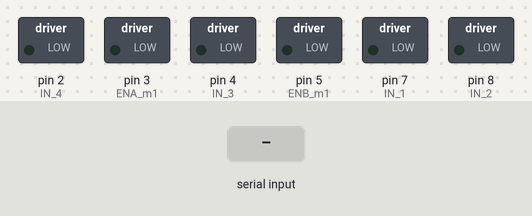
Recording of a sketch running on a simulated Arduino Uno, built with avr-gcc and run on an emulated ATmega328P. Shown: switched loads named in the sketch (green lamp = pin HIGH). The test bench sets the inputs (shaded band). What the sketch prints to the serial monitor is not drawn.

Above: at 1.2 s.
1.3 s: "F" received over Serial
At 2.3 s:
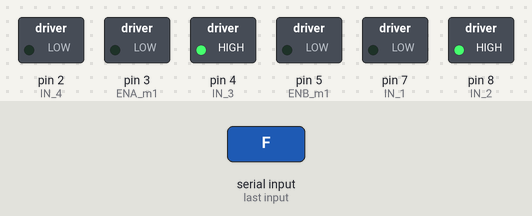
2.8 s: "B" received over Serial
At 3.4 s:
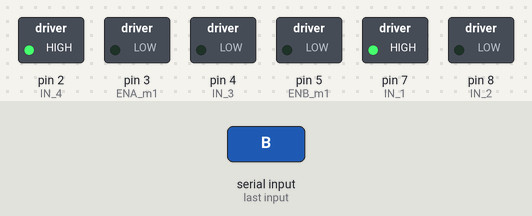
4.3 s: "L" received over Serial
At 4.6 s:
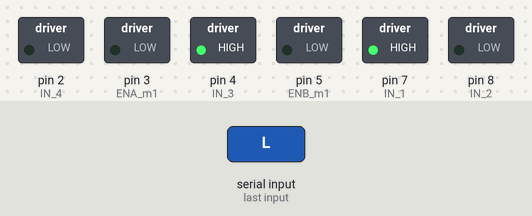
5.8 s: "R" received over Serial
At 6.9 s:
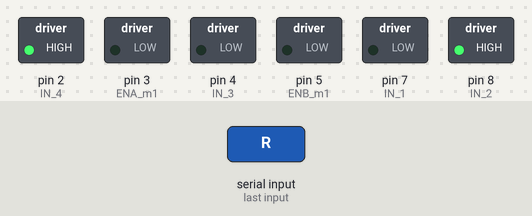
7.3 s: "I" received over Serial
At 7.9 s:
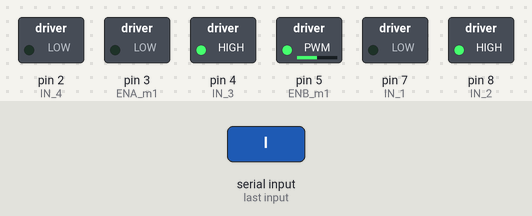
8.8 s: "G" received over Serial
At 9.2 s:
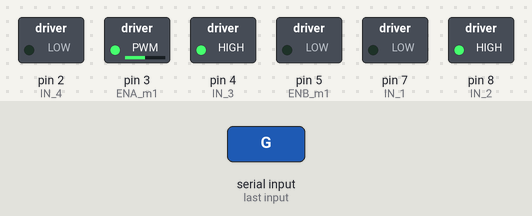
Timing chart, 0 to 11.3 s (numbered marks = the images above; inputs shaded):
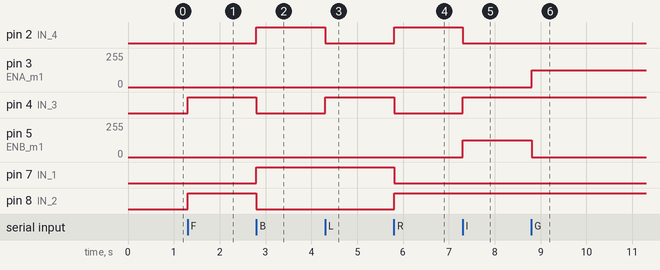

The sketch:

ultimocodigo09052022.ino
```cpp
#define ENA_m1  3       // Enable/speed motor Motores das rodas da
#define ENB_m1  5       // Enable/speed motor Motores das rodas da
// #define ENA_m2 4      // Enable/speed motor Front Left velocidade frente esquerda
// #define ENB_m2 5       // Enable/speed motor Back Left velocidade tras esquerda

#define IN_1  7        // L298N #1 in 1 motor Front Left IN1 DA FRENTE
#define IN_2  8       // L298N #1 in 2 motor Front left IN2 DA FRENTE
#define IN_3  4        // L298N #2 in 3 motor Back Right IN1 DO TRAS
#define IN_4  2        // L298N #2 in 4 motor Back Right IN2 DE TRAS


/*
#define IN_FL1  6        // L298N #1 in 1 motor Front Left IN1 DA FRENTE
#define IN_FL2  7        // L298N #1 in 2 motor Front left IN2 DA FRENTE
#define IN_BR1  8        // L298N #2 in 3 motor Back Right IN1 DO TRAS
#define IN_BR2  9        // L298N #2 in 4 motor Back Right IN2 DE TRAS

#define IN_FR3  10       // L298N #1 in 1 motor Front  Right IN3 DA FRENTE
#define IN_FR4  11       // L298N #1 in 2 motor Front Right IN4 DA FRENTE
#define IN_BL3  12     // L298N #2 in 3 motor Back Left IN3 DA TRAS
#define IN_BL4  13       // L298N #2 in 4 motor Back Left IN4 DA TRAS
*/

int command; 			      //Int to store app command state.
int speedCar = 0; 		// 50 - 255.
// int speed_Coeff = 2;


void setup() {
    Serial.begin(9600);


	  pinMode(ENA_m1, OUTPUT);
  	pinMode(ENB_m1, OUTPUT);


    pinMode(IN_1, OUTPUT);
    pinMode(IN_2, OUTPUT);
    pinMode(IN_3, OUTPUT);
    pinMode(IN_4, OUTPUT);


  }

void goAhead(){


      digitalWrite(IN_1, LOW); // Esta bem
      digitalWrite(IN_2, HIGH);
      analogWrite(ENA_m1, speedCar);

      digitalWrite(IN_3, HIGH);
      digitalWrite(IN_4, LOW);
      analogWrite(ENB_m1, speedCar);


/*
      digitalWrite(IN_FL1, HIGH); // Esta bem
      digitalWrite(IN_FL2, LOW);
	    analogWrite(ENA_m1, speedCar);

      digitalWrite(IN_FR3, LOW);
      digitalWrite(IN_FR4, HIGH);
	    analogWrite(ENB_m1, speedCar);


      digitalWrite(IN_BR1, LOW);
      digitalWrite(IN_BR2, HIGH);
	    analogWrite(ENA_m2, speedCar);


      digitalWrite(IN_BL3, HIGH);
      digitalWrite(IN_BL4, LOW);
	    analogWrite(ENB_m2, speedCar);
   */
  }

void goBack(){


      digitalWrite(IN_1, HIGH); // Esta bem
      digitalWrite(IN_2, LOW);
      analogWrite(ENA_m1, speedCar);

      digitalWrite(IN_3, LOW);
      digitalWrite(IN_4, HIGH);
      analogWrite(ENB_m1, speedCar);

 /*
      digitalWrite(IN_FL1, LOW);
      digitalWrite(IN_FL2, HIGH);
      analogWrite(ENA_m1, speedCar);

      digitalWrite(IN_FR3, HIGH);
      digitalWrite(IN_FR4, LOW);
      analogWrite(ENB_m1, speedCar);


      digitalWrite(IN_BR1, HIGH);
      digitalWrite(IN_BR2,LOW);
      analogWrite(ENA_m2, speedCar);


      digitalWrite(IN_BL3, LOW);
      digitalWrite(IN_BL4, HIGH);
      analogWrite(ENB_m2, speedCar);
     */

  }

void goRight(){


      digitalWrite(IN_1, LOW); // Esta bem
      digitalWrite(IN_2, HIGH);
      analogWrite(ENA_m1, speedCar);

      digitalWrite(IN_3, LOW);
      digitalWrite(IN_4, HIGH);
      analogWrite(ENB_m1, speedCar);


 /*
      digitalWrite(IN_FL1, HIGH);
      digitalWrite(IN_FL2, LOW);
      analogWrite(ENA_m1, speedCar);

      digitalWrite(IN_FR3, HIGH);
      digitalWrite(IN_FR4, LOW);
      analogWrite(ENB_m1, speedCar);


      digitalWrite(IN_BR1, HIGH);
      digitalWrite(IN_BR2,LOW);
      analogWrite(ENA_m2, speedCar);


      digitalWrite(IN_BL3, HIGH);
      digitalWrite(IN_BL4, LOW);
      analogWrite(ENB_m2, speedCar);
*/
  }

void goLeft(){
      digitalWrite(IN_1, HIGH); // Esta bem
      digitalWrite(IN_2, LOW);
      analogWrite(ENA_m1, speedCar);

      digitalWrite(IN_3, HIGH);
      digitalWrite(IN_4, LOW);
      analogWrite(ENB_m1, speedCar);


/*
      digitalWrite(IN_FL1, LOW);
      digitalWrite(IN_FL2, HIGH);
      analogWrite(ENA_m1, speedCar);

      digitalWrite(IN_FR3, LOW);
      digitalWrite(IN_FR4, HIGH);
      analogWrite(ENB_m1, speedCar);


      digitalWrite(IN_BR1, LOW);
      digitalWrite(IN_BR2,HIGH);
      analogWrite(ENA_m2, speedCar);


      digitalWrite(IN_BL3, LOW);
      digitalWrite(IN_BL4, HIGH);
      analogWrite(ENB_m2, speedCar);
*/

  }

void goAheadRight(){


      digitalWrite(IN_1, LOW); // Esta bem
      digitalWrite(IN_2, HIGH);
      analogWrite(ENA_m1, speedCar);

      digitalWrite(IN_3, HIGH);
      digitalWrite(IN_4, LOW);
      analogWrite(ENB_m1, 127);


/*
      digitalWrite(IN_FL1, HIGH);
      digitalWrite(IN_FL2, LOW);
      analogWrite(ENA_m1,127);


      digitalWrite(IN_FR3, LOW);
      digitalWrite(IN_FR4, HIGH);
      analogWrite(ENB_m1,127);


      digitalWrite(IN_BR1, LOW);
      digitalWrite(IN_BR2, HIGH);
      analogWrite(ENA_m2, speedCar);


      digitalWrite(IN_BL3, HIGH);
      digitalWrite(IN_BL4, LOW);
      analogWrite(ENB_m2, speedCar);
 */
  }

void goAheadLeft(){

      digitalWrite(IN_1, LOW); // Esta bem
      digitalWrite(IN_2, HIGH);
      analogWrite(ENA_m1, 127);

      digitalWrite(IN_3, HIGH);
      digitalWrite(IN_4, LOW);
      analogWrite(ENB_m1, speedCar);


    /*
      digitalWrite(IN_FL1, HIGH);
      digitalWrite(IN_FL2, LOW);
      analogWrite(ENA_m1, speedCar);

      digitalWrite(IN_FR3, LOW);
      digitalWrite(IN_FR4, HIGH);
      analogWrite(ENB_m1, speedCar);


      digitalWrite(IN_BR1, LOW);
      digitalWrite(IN_BR2,HIGH);
      analogWrite(ENA_m2, 127);


      digitalWrite(IN_BL3, HIGH);
      digitalWrite(IN_BL4, LOW);
      analogWrite(ENB_m2, 127);
 */
  }

void goBackRight(){


      digitalWrite(IN_1, HIGH); // Esta bem
      digitalWrite(IN_2, LOW);
      analogWrite(ENA_m1, speedCar);

      digitalWrite(IN_3, LOW);
      digitalWrite(IN_4, HIGH);
      analogWrite(ENB_m1, 127);


/*
      digitalWrite(IN_FL1, LOW);
      digitalWrite(IN_FL2, HIGH);
      analogWrite(ENA_m1, 127);

      digitalWrite(IN_FR3, HIGH);
      digitalWrite(IN_FR4, LOW);
      analogWrite(ENB_m1, 127);

      digitalWrite(IN_BR1, HIGH);
      digitalWrite(IN_BR2, LOW);
      analogWrite(ENA_m2, speedCar);


      digitalWrite(IN_BL3, LOW);
      digitalWrite(IN_BL4, HIGH);
      analogWrite(ENB_m2, speedCar);
*/
  }

void goBackLeft(){


      digitalWrite(IN_1, HIGH); // Esta bem
      digitalWrite(IN_2, LOW);
      analogWrite(ENA_m1, 127);

      digitalWrite(IN_3, LOW);
      digitalWrite(IN_4, HIGH);
      analogWrite(ENB_m1, speedCar);


/*
      digitalWrite(IN_FL1, LOW);
      digitalWrite(IN_FL2, HIGH);
     analogWrite(ENA_m1, speedCar);

     digitalWrite(IN_FR3, HIGH);
      digitalWrite(IN_FR4, LOW);
      analogWrite(ENB_m1, speedCar);


    digitalWrite(IN_BR1, HIGH);
      digitalWrite(IN_BR2,LOW);
      analogWrite(ENA_m2,127);


     digitalWrite(IN_BL3, LOW);
      digitalWrite(IN_BL4, HIGH);
      analogWrite(ENB_m2,127);
*/
  }
void stopRobot(){


digitalWrite(IN_1, LOW);
      digitalWrite(IN_2, LOW);
      analogWrite(ENA_m1, speedCar);

      digitalWrite(IN_3, LOW);
      digitalWrite(IN_4, LOW);
      analogWrite(ENB_m1, speedCar);

  }


void loop(){
 char command;

  Serial.print("-->");
  Serial.println(speedCar);
  if (Serial.available() > 0) {
    command = Serial.read();

    switch (command) {
      case 'F':goAhead();break;
      case 'B':goBack();break;
      case 'L':goLeft();break;
      case 'R':goRight();break;
      case 'I':goAheadRight();break;
      case 'G':goAheadLeft();break;
      case 'J':goBackRight();break;
      case 'H':goBackLeft();break;
      case '0':
        speedCar = map(102, 0, 1023, 0 , 255);
       Serial.println("102");
        Serial.println(speedCar);
        Serial.println("");
        break;
      case '1':
        speedCar = map(204, 0, 1023, 0 , 255);
        Serial.println("204");
     Serial.println(speedCar);
        Serial.println("");
        break;
      case '2':
        speedCar = map(306, 0, 1023, 0 , 255);
        Serial.println("306");
        Serial.println(speedCar);
        Serial.println("");
        break;
      case '3':
        speedCar = map(408, 0, 1023, 0 , 255);
        Serial.println("408");
        Serial.println(speedCar);
        Serial.println("");
        break;
      case '4':
        speedCar = map(510, 0, 1023, 0 , 255);
        Serial.println("510");
      Serial.println(speedCar);
        Serial.println("");
        break;
      case '5':
        speedCar = map(612, 0, 1023, 0 , 255);
        Serial.println("612");
        Serial.println(speedCar);
        Serial.println("");
        break;
      case '6':
        speedCar = map(714, 0, 1023, 0 , 255);
       Serial.println("714");
        Serial.println(speedCar);
        Serial.println("");
        break;
      case '7':
        speedCar = map(816, 0, 1023, 0 , 255);
        Serial.println("816");
        Serial.println(speedCar);
       Serial.println("");
        break;
      case '8':
        speedCar = map(918, 0, 1023, 0 , 255);
        Serial.println("918");
        Serial.println(speedCar);
        Serial.println("");
        break;
      case '9':
        speedCar = map(1023, 0, 1023, 0 , 255);
        Serial.println("1023");
        Serial.println(speedCar);
        Serial.println("");
        break;
      case 'S':stopRobot();break;
    }


  }


}
```

Measured:
- after the input at 1.3 s, pin 4 (IN_3), pin 8 (IN_2): LOW → HIGH at once
- after the input at 2.8 s, pin 2 (IN_4), pin 7 (IN_1): LOW → HIGH at once; pin 4 (IN_3), pin 8 (IN_2): HIGH → LOW at once
- after the input at 4.3 s, pin 2 (IN_4): HIGH → LOW at once; pin 4 (IN_3): LOW → HIGH at once
- after the input at 5.8 s, pin 2 (IN_4), pin 8 (IN_2): LOW → HIGH at once; pin 4 (IN_3), pin 7 (IN_1): HIGH → LOW at once
- after the input at 7.3 s, pin 2 (IN_4): HIGH → LOW at once; pin 4 (IN_3): LOW → HIGH at once; pin 5 (ENB_m1): 0/255 → 127/255 at once
- after the input at 8.8 s, pin 3 (ENA_m1): 0/255 → 127/255 at once; pin 5 (ENB_m1): 127/255 → 0/255 at once
